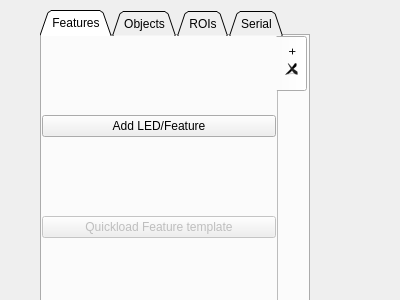
<?xml version="1.0" encoding="UTF-8"?>
<ui version="4.0">
 <class>Form</class>
 <widget class="QWidget" name="Form">
  <property name="geometry">
   <rect>
    <x>0</x>
    <y>0</y>
    <width>400</width>
    <height>300</height>
   </rect>
  </property>
  <property name="windowTitle">
   <string>Form</string>
  </property>
  <widget class="QTabWidget" name="tab_parameters">
   <property name="enabled">
    <bool>true</bool>
   </property>
   <property name="geometry">
    <rect>
     <x>40</x>
     <y>10</y>
     <width>270</width>
     <height>311</height>
    </rect>
   </property>
   <property name="sizePolicy">
    <sizepolicy hsizetype="MinimumExpanding" vsizetype="Minimum">
     <horstretch>0</horstretch>
     <verstretch>0</verstretch>
    </sizepolicy>
   </property>
   <property name="minimumSize">
    <size>
     <width>270</width>
     <height>0</height>
    </size>
   </property>
   <property name="cursor">
    <cursorShape>ArrowCursor</cursorShape>
   </property>
   <property name="tabShape">
    <enum>QTabWidget::Triangular</enum>
   </property>
   <property name="currentIndex">
    <number>0</number>
   </property>
   <property name="tabsClosable">
    <bool>false</bool>
   </property>
   <widget class="QWidget" name="widget_features">
    <attribute name="title">
     <string>Features</string>
    </attribute>
    <layout class="QHBoxLayout" name="horizontalLayout_5">
     <property name="spacing">
      <number>0</number>
     </property>
     <property name="margin">
      <number>0</number>
     </property>
     <item>
      <widget class="QTabWidget" name="tab_features">
       <property name="sizePolicy">
        <sizepolicy hsizetype="MinimumExpanding" vsizetype="Expanding">
         <horstretch>0</horstretch>
         <verstretch>0</verstretch>
        </sizepolicy>
       </property>
       <property name="tabPosition">
        <enum>QTabWidget::East</enum>
       </property>
       <property name="tabShape">
        <enum>QTabWidget::Rounded</enum>
       </property>
       <property name="documentMode">
        <bool>true</bool>
       </property>
       <property name="tabsClosable">
        <bool>true</bool>
       </property>
       <widget class="QWidget" name="tab_features_newTab">
        <attribute name="title">
         <string>+</string>
        </attribute>
        <layout class="QVBoxLayout" name="verticalLayout_2">
         <property name="spacing">
          <number>0</number>
         </property>
         <property name="margin">
          <number>0</number>
         </property>
         <item>
          <widget class="QPushButton" name="btn_new_feature_tab">
           <property name="text">
            <string>Add LED/Feature</string>
           </property>
          </widget>
         </item>
         <item>
          <widget class="QPushButton" name="btn_feature_template">
           <property name="enabled">
            <bool>false</bool>
           </property>
           <property name="cursor">
            <cursorShape>ForbiddenCursor</cursorShape>
           </property>
           <property name="text">
            <string>Quickload Feature template</string>
           </property>
          </widget>
         </item>
        </layout>
       </widget>
      </widget>
     </item>
    </layout>
   </widget>
   <widget class="QWidget" name="widget_objects">
    <attribute name="title">
     <string>Objects</string>
    </attribute>
    <layout class="QHBoxLayout" name="horizontalLayout_4">
     <property name="spacing">
      <number>0</number>
     </property>
     <property name="margin">
      <number>0</number>
     </property>
     <item>
      <widget class="QTabWidget" name="tab_objects">
       <property name="sizePolicy">
        <sizepolicy hsizetype="Expanding" vsizetype="Expanding">
         <horstretch>0</horstretch>
         <verstretch>0</verstretch>
        </sizepolicy>
       </property>
       <property name="tabPosition">
        <enum>QTabWidget::East</enum>
       </property>
       <property name="tabShape">
        <enum>QTabWidget::Rounded</enum>
       </property>
       <property name="currentIndex">
        <number>0</number>
       </property>
       <property name="documentMode">
        <bool>true</bool>
       </property>
       <property name="tabsClosable">
        <bool>true</bool>
       </property>
       <widget class="QWidget" name="tab_object_newTab">
        <attribute name="title">
         <string>+</string>
        </attribute>
        <layout class="QVBoxLayout" name="verticalLayout">
         <property name="spacing">
          <number>0</number>
         </property>
         <property name="margin">
          <number>0</number>
         </property>
         <item>
          <widget class="QPushButton" name="btn_new_object_tab">
           <property name="text">
            <string>Add Object</string>
           </property>
          </widget>
         </item>
         <item>
          <widget class="QPushButton" name="btn_object_template">
           <property name="enabled">
            <bool>false</bool>
           </property>
           <property name="cursor">
            <cursorShape>ForbiddenCursor</cursorShape>
           </property>
           <property name="text">
            <string>Quickload object template</string>
           </property>
          </widget>
         </item>
        </layout>
       </widget>
      </widget>
     </item>
    </layout>
   </widget>
   <widget class="QWidget" name="widget_regions">
    <attribute name="title">
     <string>ROIs</string>
    </attribute>
    <layout class="QHBoxLayout" name="horizontalLayout">
     <property name="spacing">
      <number>0</number>
     </property>
     <property name="margin">
      <number>0</number>
     </property>
     <item>
      <widget class="QTabWidget" name="tab_regions">
       <property name="tabPosition">
        <enum>QTabWidget::East</enum>
       </property>
       <property name="currentIndex">
        <number>0</number>
       </property>
       <property name="documentMode">
        <bool>true</bool>
       </property>
       <property name="tabsClosable">
        <bool>true</bool>
       </property>
       <widget class="QWidget" name="tab_regions_newTab">
        <attribute name="title">
         <string>+</string>
        </attribute>
        <layout class="QVBoxLayout" name="verticalLayout_3">
         <property name="spacing">
          <number>0</number>
         </property>
         <property name="margin">
          <number>0</number>
         </property>
         <item>
          <widget class="QPushButton" name="btn_new_region_tab">
           <property name="text">
            <string>New Region</string>
           </property>
          </widget>
         </item>
         <item>
          <widget class="QPushButton" name="btn_region_template">
           <property name="enabled">
            <bool>false</bool>
           </property>
           <property name="text">
            <string>Quickload region template</string>
           </property>
          </widget>
         </item>
        </layout>
       </widget>
      </widget>
     </item>
    </layout>
   </widget>
   <widget class="QWidget" name="widget_serial">
    <attribute name="title">
     <string>Serial</string>
    </attribute>
    <layout class="QVBoxLayout" name="verticalLayout_4">
     <property name="spacing">
      <number>0</number>
     </property>
     <property name="margin">
      <number>0</number>
     </property>
     <item>
      <widget class="QTabWidget" name="tab_serial">
       <property name="tabPosition">
        <enum>QTabWidget::East</enum>
       </property>
       <property name="documentMode">
        <bool>true</bool>
       </property>
      </widget>
     </item>
    </layout>
   </widget>
  </widget>
 </widget>
 <resources/>
 <connections/>
</ui>
